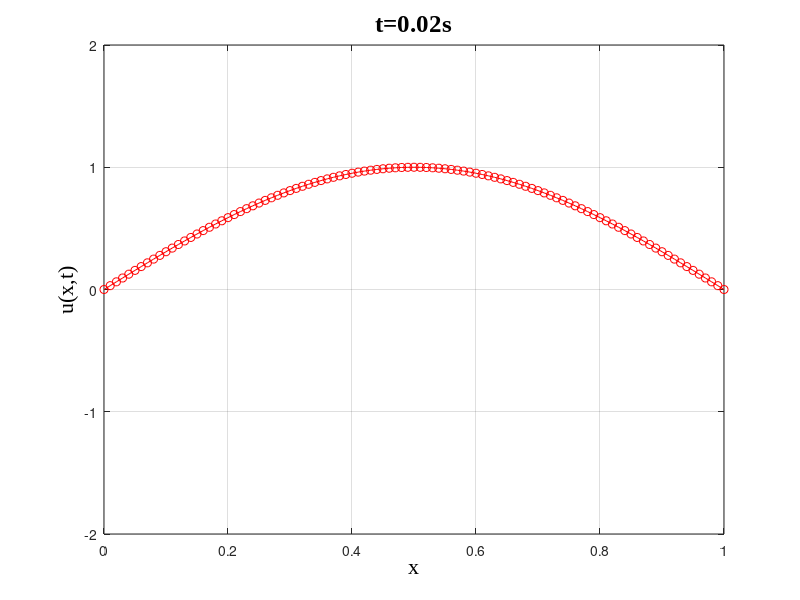

The MATLAB script that drew this image: (Note: this script raises an error after producing the figure.)
clear
clc
clf
tic
L=100; % space grid
T=50;  % time grid
dx=1/L; % space step
dt=0.02; % time step
v=0.8; % wave speed
c=v^2*dt^2/dx^2; % reduced coeffecient
u=zeros(T,L+1);

for k=1:L+1
  u(1,k)=sin(pi*(k-1)/L); % initial wave shape
  u(2,k)=sin(pi*(k-1)/L); % initial velocity = 0
end

for j=2:T
  for k=2:L
    u(j+1,k)=c*(u(j,k+1)+u(j,k-1))+2*(1-c)*u(j,k)-u(j-1,k);
  end
end

xx=linspace(0,1,L+1);

h = figure;
axis tight manual % this ensures that getframe() returns a consistent size
filename = '1Dwave.gif';
for j=1:T
    pic1=plot(xx,u(j,:),'r-o');
    hold on ;
    %---------------%
    set(gca,'XLim',[0 1])
    set(gca,'YLim',[-2 2])
    set(gca,'XGrid','on')
    set(gca,'YGrid','on')
    set(get(gca, 'XLabel'), 'String', 'x')
    set(get(gca, 'XLabel'), 'FontSize', 16)
    set(get(gca, 'XLabel'), 'FontName', 'Times New Roman')
    set(get(gca, 'YLabel'), 'String', 'u(x,t)')
    set(get(gca, 'YLabel'), 'FontSize', 16)
    set(get(gca, 'YLabel'), 'FontName', 'Times New Roman')
    set(get(gca, 'Title'), 'String', ['t=',num2str(j*dt),'s'])
    set(get(gca, 'Title'), 'FontSize', 18)
    set(get(gca, 'Title'), 'FontName', 'Times New Roman')
    %---------------%
    drawnow;
    % Capture the plot as an image 
    frame = getframe(h); 
    im = frame2im(frame); 
    [im,cm] = rgb2ind(im,256);
    % Write to the GIF File 
    if j == 1 
        imwrite(im,cm,filename,'gif', 'Loopcount',inf,'delaytime',0.05); 
    else 
        imwrite(im,cm,filename,'gif','WriteMode','append','delaytime',0.05); 
    end
    delete(pic1);
end

toc

